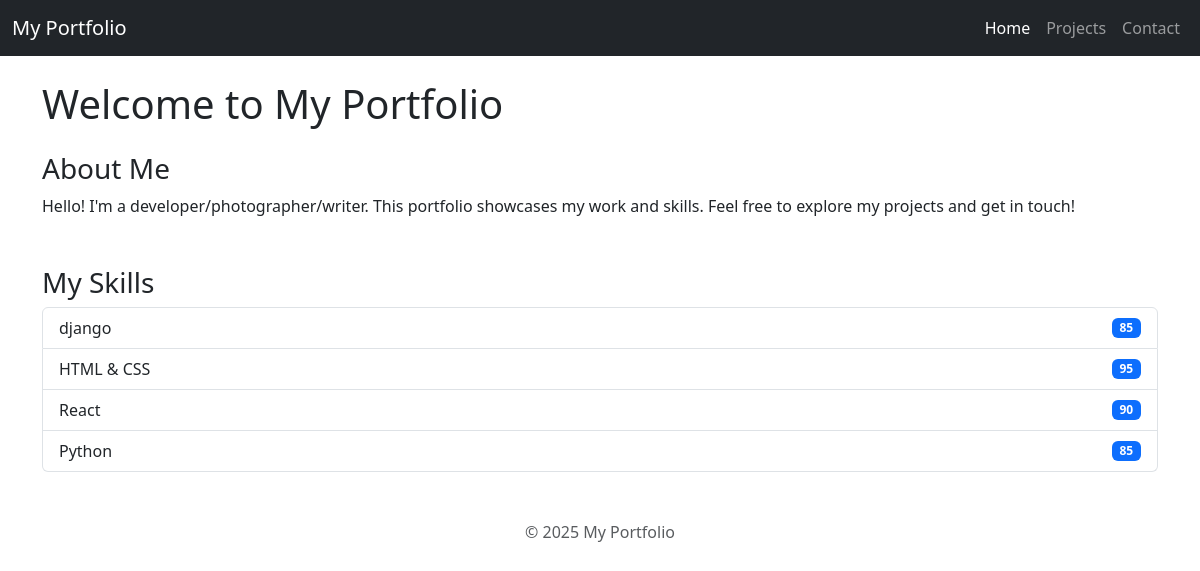
The page / on the database its author committed.
### portfolio/models.py (models this page shows, shortened)
class Skill(models.Model):
    name = models.CharField(max_length=100)
    proficiency_level = models.CharField(max_length=100)

### portfolio/views.py (the view)
# urls.py: path("", home_view, name="home"),
def home_view(request):
    projects = Project.objects.all()
    skills = Skill.objects.all()
    return render(request, "portfolio/layout/home.html", {"projects": projects, "skills": skills})

### portfolio/templates/portfolio/layout/home.html
{% extends "portfolio/layout/base.html" %}
{% block content %}
  <h1 class="mb-4">Welcome to My Portfolio</h1>
  <div class="mb-5">
    <h3>About Me</h3>
    <p>Hello! I'm a developer/photographer/writer. This portfolio showcases my work and skills.
       Feel free to explore my projects and get in touch!</p>
  </div>
  <div class="mb-5">
    <h3>My Skills</h3>
    <ul class="list-group">
      {% for skill in skills %}
        <li class="list-group-item d-flex justify-content-between align-items-center">
          {{ skill.name }}
          <span class="badge bg-primary">{{ skill.proficiency_level }}</span>
        </li>
      {% empty %}
        <li class="list-group-item">No skills added yet.</li>
      {% endfor %}
    </ul>
  </div>
{% endblock %}

### rows shown on the page
Skill: name "django", proficiency_level "85"
Skill: name "HTML & CSS", proficiency_level "95"
Skill: name "React", proficiency_level "90"
Skill: name "Python", proficiency_level "85"
